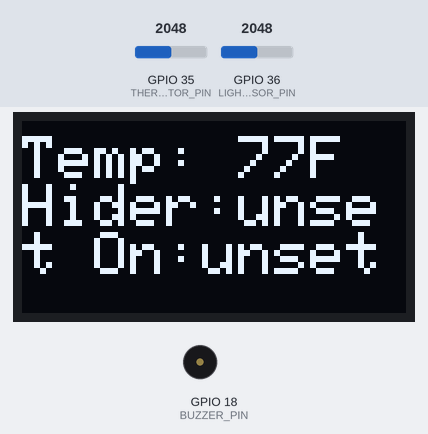
A sketch run on a simulated ESP32. Shown: 128×64 one-colour display, buzzer (waves = sounding). The test bench sets the inputs (shaded band); at power-on: GPIO 35 (THERMISTOR_PIN) = 2048, GPIO 36 (LIGHT_SENSOR_PIN) = 2048. The display library's start-up logo is not drawn; the local clock reads 2024-03-15 10:24:30 at power-on unless the sketch sets it; storage starts empty; nothing arrives over Bluetooth unless stated; a phone connects over Bluetooth LE 3 s after start; what the sketch prints to the serial monitor is not drawn.

Above: at 3.5 s.
3.6 s: GPIO 35 (THERMISTOR_PIN) set to 1974
At 6.9 s:
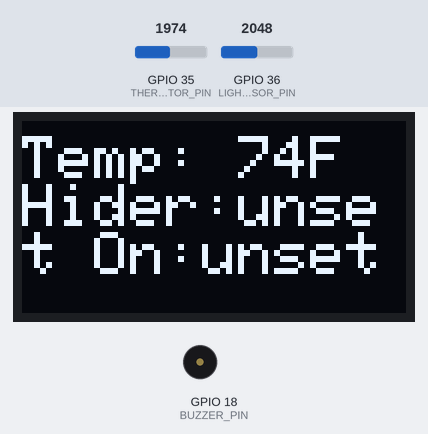
7.2 s: GPIO 35 (THERMISTOR_PIN) set to 8
At 9.0 s:
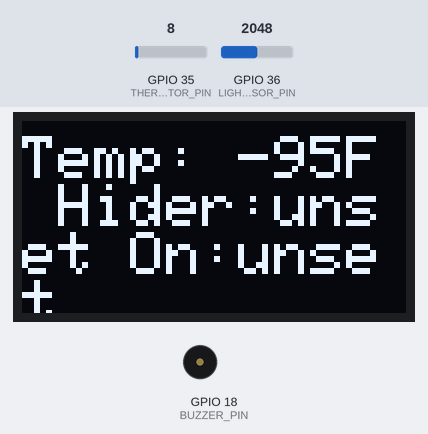
10.2 s: GPIO 35 (THERMISTOR_PIN) set to 5
At 12.7 s:
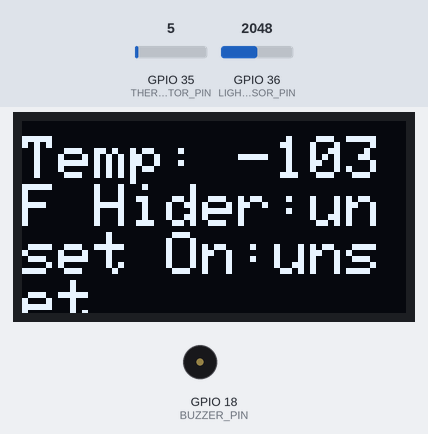
Timing chart, 0 to 14.2 s (numbered marks = the images above; inputs shaded):
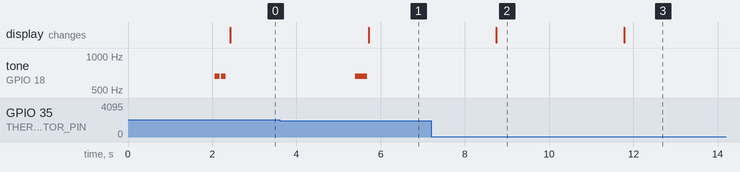

Measured:
- the behaviour switches between 2035 and 2034 on GPIO 35 (THERMISTOR_PIN) (found by bisection; images 0 and 1)
- after the input at 3.6 s, the display: changes after 2.1 s (image 1)
- after the input at 7.2 s, the display: changes after 1.5 s (image 2)
- after the input at 10.2 s, the display: changes after 1.6 s (image 3)

The sketch:

MateOnTour.ino
```cpp
#include <BLEDevice.h>
#include <BLEUtils.h>
#include <BLEServer.h>

// littleFS Imports
#include <Arduino.h>
#include "FS.h"
#include <LittleFS.h>


#include <ESP32Time.h>

//ESP32Time rtc;
ESP32Time rtc(3600);  // offset in seconds GMT+1


#define FORMAT_LITTLEFS_IF_FAILED true
#define CLEAR_SENSOR_STORAGE true


#define SERVICE_UUID "4fafc201-1fb5-459e-8fcc-c5c9c331914b"

// Set and read the hider name uuid
#define WRITE_HIDER_CHARACTERISTIC_UUID "beb5483e-36e1-4688-b7f5-ea07361b26a8"
// set and read the hide date
#define WRITE_HIDE_DATE_CHARACTERISTIC_UUID "489954f8-92c2-4449-b3d7-6ac3e41bcce8"

BLEUUID *WRITE_HIDER_UUID = new BLEUUID(WRITE_HIDER_CHARACTERISTIC_UUID);
BLEUUID *WRITE_HIDE_DATE_UUID = new BLEUUID(WRITE_HIDE_DATE_CHARACTERISTIC_UUID);

// Toggle To Send Sensor Data
BLECharacteristic sendSensorDataToggle("0a036069-5526-4023-9b1a-3f1bb713bf68", BLECharacteristic::PROPERTY_WRITE);

// Input To Set Time
BLECharacteristic setTimeCharacteristic("331f29ef-4396-4a63-a012-496def467096", BLECharacteristic::PROPERTY_WRITE);

// Sensor Data
BLECharacteristic sensorDataCharacteristic("f78ebbff-c8b7-4107-93de-889a6a06d408", BLECharacteristic::PROPERTY_NOTIFY);
BLEDescriptor sensorDataCharacteristicDescripter(BLEUUID((uint16_t)0x2902));

#define maxStringLength 50
String lastHider = "unset";
String lastHideDate = "unset";

bool deviceConnected = false;

double tempF;

int sense_count = 0;

// 20 the the maximum size but we will do 40 and then yell if it goes over
char *sensorBuff = (char *)calloc(40, sizeof(char));

class SentTimeCallback : public BLECharacteristicCallbacks {
  void onWrite(BLECharacteristic *pCharacteristic) {
    unsigned long valueAsEpoch = strtoul(pCharacteristic->getValue().c_str(), NULL, 10);
    Serial.println(valueAsEpoch);
    rtc.setTime(valueAsEpoch);
  }
};


void setup() {
  Serial.begin(115200);
  SetupDevices();

  class MyServerCallbacks : public BLEServerCallbacks {
    void onConnect(BLEServer *pServer) {
      deviceConnected = true;
      playSong();
    };
    void onDisconnect(BLEServer *pServer) {
      deviceConnected = false;
      BLEAdvertising *pAdvertising = pServer->getAdvertising();
      pAdvertising->start();
    }
  };


  // Settng up recording files
  if (!LittleFS.begin(FORMAT_LITTLEFS_IF_FAILED)) {
    Serial.println("LittleFS Mount Failed");
    return;
  }
  if (CLEAR_SENSOR_STORAGE || !doesFileExit(LittleFS, "/tempF.txt")) {
    Serial.println("Creating tempF file");
    writeFile(LittleFS, "/tempF.txt", "");
  } else {
    Serial.println("Found existing Tempf file");
  }

  //Callback declared here so that writeFile is in scope
  class SetValuesCallback : public BLECharacteristicCallbacks {
    void onWrite(BLECharacteristic *pCharacteristic) {
      String value = pCharacteristic->getValue();

      if (value.length() > 0) {
        Serial.println("*********");
        if (pCharacteristic->getUUID().equals(*WRITE_HIDER_UUID)) {
          Serial.print("New Hider: ");
          for (int i = 0; i < value.length(); i++) {
            Serial.print(value[i]);
          }

          if (value.length() < maxStringLength) {
            lastHider = value;
            writeFile(LittleFS, "/lastHider.txt", value.c_str());
          }
        } else if (pCharacteristic->getUUID().equals(*WRITE_HIDE_DATE_UUID)) {
          Serial.print("New HideDate: ");
          for (int i = 0; i < value.length(); i++) {
            Serial.print(value[i]);
          }

          if (value.length() < maxStringLength) {
            lastHideDate = value;
            writeFile(LittleFS, "/lastHideDate.txt", value.c_str());
          }
        }
        Serial.println();
        Serial.println("*********");
      }
    }
  };

  class SendSensorDataToggleCallback : public BLECharacteristicCallbacks {
    void onWrite(BLECharacteristic *pCharacteristic) {
      String fileData = readFile(LittleFS, "/tempF.txt");
      Serial.println(fileData);
      char buff[21];
      for (int i = 0; i < fileData.length(); i++) {
        int buffIndex = 0;
        while (i < fileData.length() && fileData.charAt(i) != ';' && fileData.charAt(i) != 0 && buffIndex < 20) {
          buff[buffIndex++] = fileData.charAt(i++);
        }
        buff[buffIndex] = 0;
        //Set sensor characteristic value and notify connected client
        sensorDataCharacteristic.setValue(buff);
        sensorDataCharacteristic.notify();
        delay(100);
      }
      writeFile(LittleFS, "/tempF.txt", "");
    }
  };

  // Loads old hidder data
  lastHider = readFile(LittleFS, "/lastHider.txt");
  lastHideDate = readFile(LittleFS, "/lastHideDate.txt");
  rtc.setTime(readTimeFile(LittleFS, "/lastTime.txt"));  // 17th Jan 2021 15:24:30


  BLEDevice::init("Rock'nRiddles-ClueZeppelin");
  BLEServer *pServer = BLEDevice::createServer();

  BLEService *pService = pServer->createService(BLEUUID(SERVICE_UUID), 25);
  pServer->setCallbacks(new MyServerCallbacks());

  SetValuesCallback *valuesCallback = new SetValuesCallback();

  BLECharacteristic *pHiderCharacteristic =
    pService->createCharacteristic(WRITE_HIDER_CHARACTERISTIC_UUID, BLECharacteristic::PROPERTY_READ | BLECharacteristic::PROPERTY_WRITE);
  pHiderCharacteristic->setCallbacks(valuesCallback);
  pHiderCharacteristic->setValue(lastHider);

  BLECharacteristic *pHideDateCharacteristic =
    pService->createCharacteristic(WRITE_HIDE_DATE_CHARACTERISTIC_UUID, BLECharacteristic::PROPERTY_READ | BLECharacteristic::PROPERTY_WRITE);
  pHideDateCharacteristic->setCallbacks(valuesCallback);
  pHideDateCharacteristic->setValue(lastHideDate);

  pService->addCharacteristic(&sensorDataCharacteristic);
  sensorDataCharacteristicDescripter.setValue("Toggle to recieve sensor data");
  sensorDataCharacteristic.addDescriptor(&sensorDataCharacteristicDescripter);

  // add the sendSensorDataToggle
  pService->addCharacteristic(&sendSensorDataToggle);
  sendSensorDataToggle.setCallbacks(new SendSensorDataToggleCallback());

  // add the setTimeCharacteristic
  pService->addCharacteristic(&setTimeCharacteristic);
  setTimeCharacteristic.setCallbacks(new SentTimeCallback());

  pService->start();

  BLEAdvertising *pAdvertising = pServer->getAdvertising();
  pAdvertising->start();
}

void loop() {
  // put your main code here, to run repeatedly:
  tempF = readThermistorTemperature(lastHider, lastHideDate);
  int lightSensor = readLightSensor() / 10;
  static char temperatureFTemp[7];
  dtostrf(tempF, 3, 1, temperatureFTemp);
  sprintf(sensorBuff, "%lu %s %d;", rtc.getEpoch(), temperatureFTemp, lightSensor);
  Serial.println(sensorBuff);
  appendFile(LittleFS, "/tempF.txt", sensorBuff);
  for (int i = 0; i < 19; i++) {
    if (sensorBuff[21 + i] != 0) {
      Serial.println("IMPENDING DATA LOSS FROM TOO LONG PACKET");
    }
  }
  memset(sensorBuff, '\0', sizeof(sensorBuff));
  if (sense_count++ % 16 == 15) {
    writeTimeFile(LittleFS, "/lastTime.txt", rtc.getEpoch());
  }
  delay(3000);
}
```

AlittleFSWrapper.ino
```cpp
bool doesFileExit(fs::FS &fs, const char *path) {
  File file = fs.open(path);
  if (!file || file.isDirectory()) {
    return false;
  }
  file.close();
  return true;
}


String readFile(fs::FS &fs, const char *path) {
  File file = fs.open(path);
  if (!file || file.isDirectory()) {
    return "unset";
  }
  String temp;
  while (file.available()) {
    temp = file.readString();
  }
  file.close();
  return temp;
}

unsigned long readTimeFile(fs::FS &fs, const char *path) {
  File file = fs.open(path);
  if (!file || file.isDirectory()) {
    return 1739029077;
  }
  String temp;
  while (file.available()) {
    temp = file.readString();
  }
  file.close();
  return strtoul(temp.c_str(), NULL, 10);
}

bool writeTimeFile(fs::FS &fs, const char *path, unsigned long value) {
  File file = fs.open(path, FILE_WRITE);
  if (!file) {
    return false;
  }
  bool res = false;
  char str[30];
  ultoa(value, str, 10);
  if (file.print(str)) {
    Serial.print("succeded write");
    res = true;
  }else {
    Serial.print("failed write");
  }
  file.close();
  return res;
}

bool writeFile(fs::FS &fs, const char *path, const char *message) {
  File file = fs.open(path, FILE_WRITE);
  if (!file) {
    return false;
  }
  bool res = false;
  if (file.print(message)) {
    Serial.print("succeded write");
    res = true;
  }else {
    Serial.print("failed write");
  }
  file.close();
  return res;
}

bool appendFile(fs::FS &fs, const char *path, const char *message) {
  File file = fs.open(path, FILE_APPEND);
  if (!file) {
    return false;
  }
  bool res = false;
  if (file.print(message)) {
    res = true;
  }
  file.close();
  return res;
}
```

devices.ino
```cpp
// sensors and devices imports
#include <Wire.h>
#include <Adafruit_GFX.h>
#include <Adafruit_SSD1306.h>
#include "pitches.h"
#include <math.h>

// OLED Display Configuration
#define SCREEN_WIDTH 128
#define SCREEN_HEIGHT 64
#define OLED_RESET 4
Adafruit_SSD1306 display(SCREEN_WIDTH, SCREEN_HEIGHT, &Wire, OLED_RESET);

// Buzzer Configuration
const int BUZZER_PIN = 18;

// Light Sensor (LDR) Configuration
#define LIGHT_SENSOR_PIN 36

// Thermistor Configuration
#define THERMISTOR_PIN 35
#define SERIES_RESISTOR 10000
#define BETA 3950
#define NOMINAL_RESISTANCE 10000
#define NOMINAL_TEMPERATURE 298.15

// Melody Notes
int melody[] = {
  NOTE_E5, NOTE_E5, NOTE_E5,
  NOTE_E5, NOTE_E5, NOTE_E5,
  NOTE_E5, NOTE_G5, NOTE_C5, NOTE_D5,
  NOTE_E5,
  NOTE_F5, NOTE_F5, NOTE_F5, NOTE_F5,
  NOTE_F5, NOTE_E5, NOTE_E5, NOTE_E5, NOTE_E5,
  NOTE_E5, NOTE_D5, NOTE_D5, NOTE_E5,
  NOTE_D5, NOTE_G5
};

int noteDurations[] = {
  8, 10
};


void SetupDevices() {
  analogSetAttenuation(ADC_11db);

  // Initialize OLED Display
  if (!display.begin(SSD1306_SWITCHCAPVCC, 0x3C)) {
    Serial.println("OLED initialization failed");
    while (1)
      ;
  }
  display.display();
  delay(2000);
  display.clearDisplay();

  // Play Melody on Buzzer
  int size = sizeof(noteDurations) / sizeof(int);
  for (int thisNote = 0; thisNote < size; thisNote++) {
    int noteDuration = 1000 / noteDurations[thisNote];
    tone(BUZZER_PIN, melody[thisNote], noteDuration);
    delay(noteDuration * 1.30);
    noTone(BUZZER_PIN);
  }
}

void playSong() {
  int size = sizeof(noteDurations) / sizeof(int);
  for (int thisNote = 0; thisNote < size; thisNote++) {
    int noteDuration = 1000 / noteDurations[thisNote];
    tone(BUZZER_PIN, melody[thisNote], noteDuration);
    delay(noteDuration * 1.30);
    noTone(BUZZER_PIN);
  }

}

int readLightSensor() {
  // Read Light Sensor
  int analogValue = analogRead(LIGHT_SENSOR_PIN);
  Serial.print("Light Sensor Value = ");
  Serial.print(analogValue);
  Serial.print(" => ");
  if (analogValue < 40) {
    Serial.println("Dark");
  } else if (analogValue < 800) {
    Serial.println("Dim");
  } else if (analogValue < 2000) {
    Serial.println("Light");
  } else if (analogValue < 3200) {
    Serial.println("Bright");
  } else {
    Serial.println("Very Bright");
  }
  return analogValue;
}

float readThermistorTemperature(String lastHiddenu, String hiddenByu) {
  // Read Thermistor Temperature
  int adcValue = analogRead(THERMISTOR_PIN);
  float voltage = adcValue * (3.3 / 4095.0);
  float thermistorResistance = SERIES_RESISTOR * ((3.3 / voltage) - 1);
  float temperatureKelvin = 1.0 / ((1.0 / NOMINAL_TEMPERATURE) + (log(thermistorResistance / NOMINAL_RESISTANCE) / BETA));
  float temperatureCelsius = temperatureKelvin - 273.15;
  float temperatureFahrenheit = (temperatureCelsius * 1.8) + 32;

  // Print Temperature to Serial Monitor
  Serial.print("Temperature: ");
  Serial.print(temperatureFahrenheit, 2);
  Serial.println(" °F");
    // Display Temperature on OLED
  display.clearDisplay();
  display.setTextSize(2);
  display.setTextColor(SSD1306_WHITE);
  display.setCursor(0, 5);
  display.print("Temp: ");
  display.print(temperatureFahrenheit, 0);
  display.print("F Hider:");
  display.print(lastHiddenu.c_str());
  display.print(" On:");
  display.print(hiddenByu.c_str());
  display.display();
  return temperatureFahrenheit;
}
```

pitches.h
```cpp
/*************************************************
 * Public Constants
 *************************************************/

#define NOTE_B0  31
#define NOTE_C1  33
#define NOTE_CS1 35
#define NOTE_D1  37
#define NOTE_DS1 39
#define NOTE_E1  41
#define NOTE_F1  44
#define NOTE_FS1 46
#define NOTE_G1  49
#define NOTE_GS1 52
#define NOTE_A1  55
#define NOTE_AS1 58
#define NOTE_B1  62
#define NOTE_C2  65
#define NOTE_CS2 69
#define NOTE_D2  73
#define NOTE_DS2 78
#define NOTE_E2  82
#define NOTE_F2  87
#define NOTE_FS2 93
#define NOTE_G2  98
#define NOTE_GS2 104
#define NOTE_A2  110
#define NOTE_AS2 117
#define NOTE_B2  123
#define NOTE_C3  131
#define NOTE_CS3 139
#define NOTE_D3  147
#define NOTE_DS3 156
#define NOTE_E3  165
#define NOTE_F3  175
#define NOTE_FS3 185
#define NOTE_G3  196
#define NOTE_GS3 208
#define NOTE_A3  220
#define NOTE_AS3 233
#define NOTE_B3  247
#define NOTE_C4  262
#define NOTE_CS4 277
#define NOTE_D4  294
#define NOTE_DS4 311
#define NOTE_E4  330
#define NOTE_F4  349
#define NOTE_FS4 370
#define NOTE_G4  392
#define NOTE_GS4 415
#define NOTE_A4  440
#define NOTE_AS4 466
#define NOTE_B4  494
#define NOTE_C5  523
#define NOTE_CS5 554
#define NOTE_D5  587
#define NOTE_DS5 622
#define NOTE_E5  659
#define NOTE_F5  698
#define NOTE_FS5 740
#define NOTE_G5  784
#define NOTE_GS5 831
#define NOTE_A5  880
#define NOTE_AS5 932
#define NOTE_B5  988
#define NOTE_C6  1047
#define NOTE_CS6 1109
#define NOTE_D6  1175
#define NOTE_DS6 1245
#define NOTE_E6  1319
#define NOTE_F6  1397
#define NOTE_FS6 1480
#define NOTE_G6  1568
#define NOTE_GS6 1661
#define NOTE_A6  1760
#define NOTE_AS6 1865
#define NOTE_B6  1976
#define NOTE_C7  2093
#define NOTE_CS7 2217
#define NOTE_D7  2349
#define NOTE_DS7 2489
#define NOTE_E7  2637
#define NOTE_F7  2794
#define NOTE_FS7 2960
#define NOTE_G7  3136
#define NOTE_GS7 3322
#define NOTE_A7  3520
#define NOTE_AS7 3729
#define NOTE_B7  3951
#define NOTE_C8  4186
#define NOTE_CS8 4435
#define NOTE_D8  4699
#define NOTE_DS8 4978
 
```
